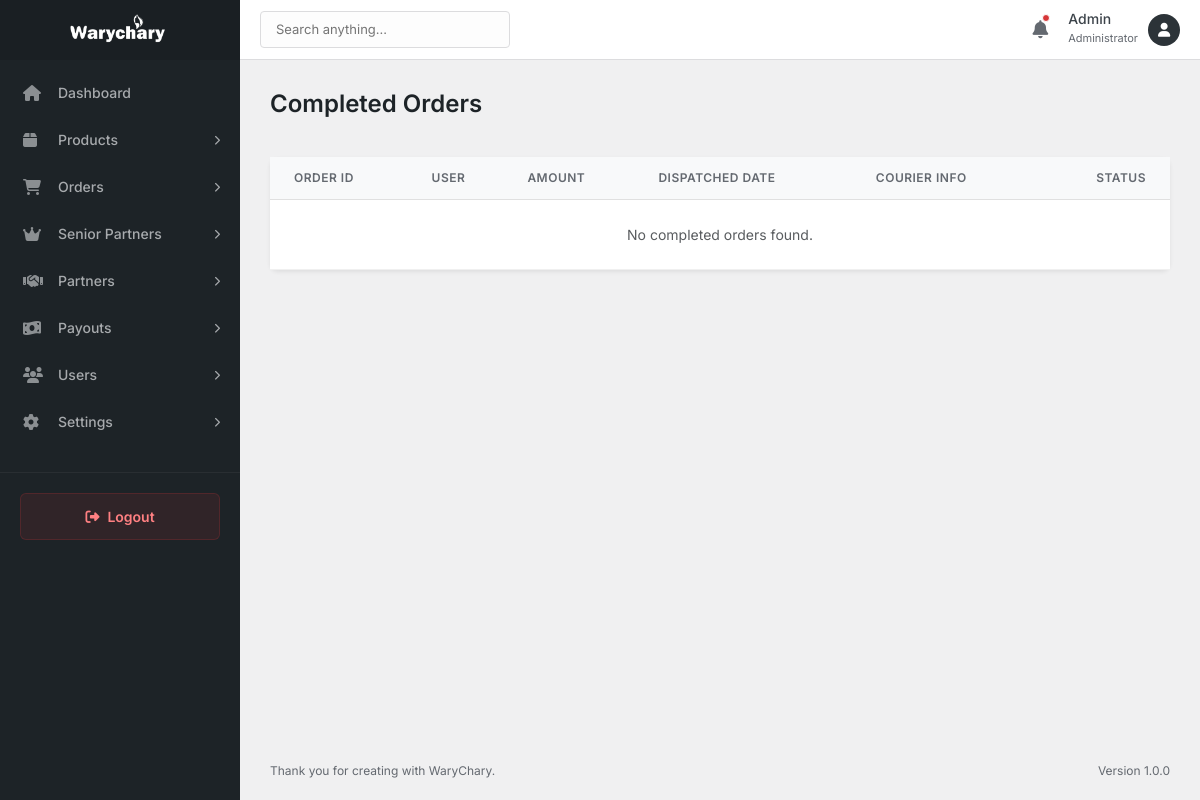
Before: /admin/orders/completed-orders.php (signed in) with the older database file.
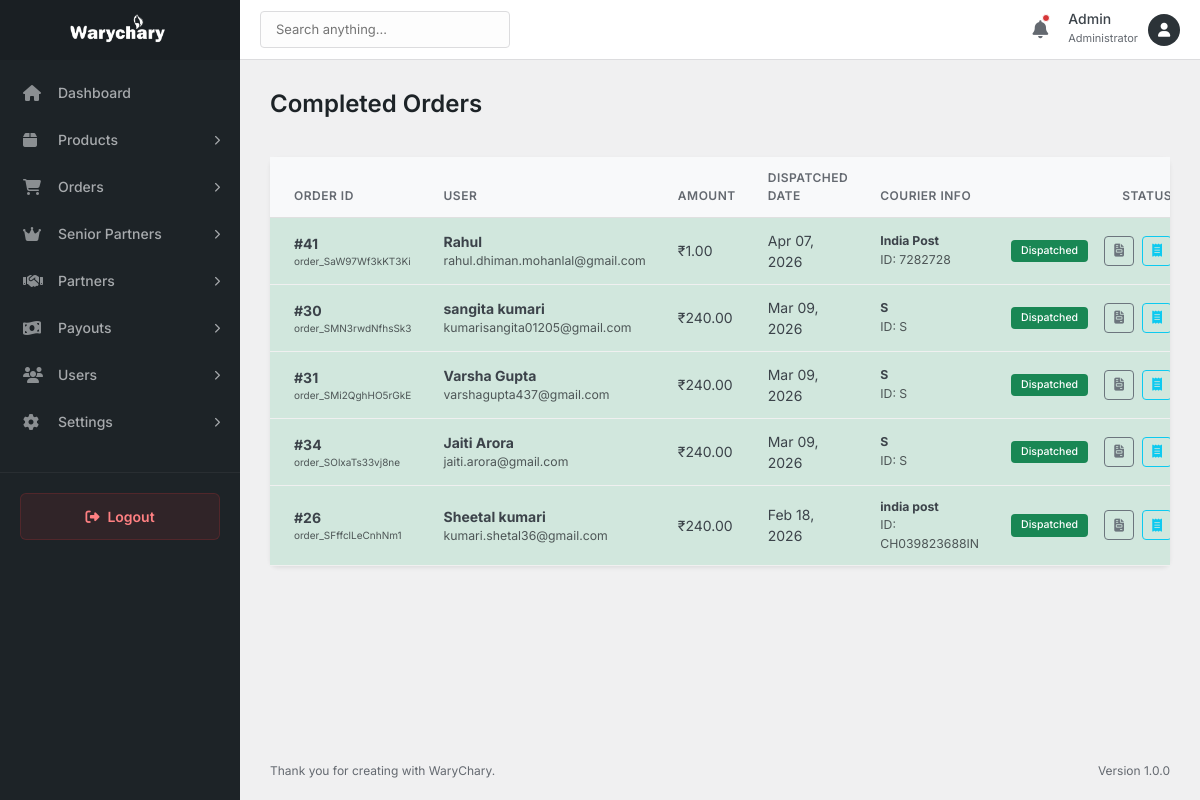
After: the same page with the newer database file.
### tables this page shows
CREATE TABLE `orders` (
  `id` int(11) NOT NULL AUTO_INCREMENT,
  `order_id` varchar(50) NOT NULL,
  `user_id` int(11) DEFAULT NULL,
  `customer_name` varchar(100) NOT NULL,
  `customer_email` varchar(100) NOT NULL,
  `customer_mobile` varchar(20) NOT NULL,
  `shipping_address` text NOT NULL,
  `shipping_city` varchar(100) NOT NULL,
  `shipping_state` varchar(100) NOT NULL,
  `shipping_pincode` varchar(20) NOT NULL,
  `total_amount` decimal(10,2) NOT NULL,
  `payment_status` enum('pending','paid','failed') DEFAULT 'pending',
  `payment_id` varchar(100) DEFAULT NULL,
  `partner_id` int(11) DEFAULT NULL,
  `senior_partner_id` int(11) DEFAULT NULL,
  `created_at` timestamp NULL DEFAULT current_timestamp(),
  `updated_at` timestamp NULL DEFAULT current_timestamp() ON UPDATE current_timestamp(),
  `courier_name` varchar(255) DEFAULT NULL,
  `tracking_id` varchar(255) DEFAULT NULL,
  `dispatched_from` varchar(255) DEFAULT NULL,
  `dispatched_date` datetime DEFAULT NULL,
  `status` varchar(50) DEFAULT 'pending',
  PRIMARY KEY (`id`),
  UNIQUE KEY `order_id` (`order_id`),
  KEY `user_id` (`user_id`),
  KEY `partner_id` (`partner_id`),
  KEY `senior_partner_id` (`senior_partner_id`),
  CONSTRAINT `orders_ibfk_1` FOREIGN KEY (`user_id`) REFERENCES `users` (`id`) ON DELETE SET NULL,
  CONSTRAINT `orders_ibfk_2` FOREIGN KEY (`partner_id`) REFERENCES `partners` (`id`) ON DELETE SET NULL,
  CONSTRAINT `orders_ibfk_3` FOREIGN KEY (`senior_partner_id`) REFERENCES `senior_partners` (`id`) ON DELETE SET NULL
);

CREATE TABLE `users` (
  `id` int(11) NOT NULL AUTO_INCREMENT,
  `partner_id` int(11) DEFAULT NULL,
  `name` varchar(255) NOT NULL,
  `email` varchar(255) NOT NULL,
  `mobile` varchar(20) NOT NULL,
  `gender` enum('Male','Female','Other') NOT NULL,
  `image` varchar(255) DEFAULT NULL,
  `state` varchar(100) NOT NULL,
  `city` varchar(100) NOT NULL,
  `pincode` varchar(20) NOT NULL,
  `address` text NOT NULL,
  `password` varchar(255) NOT NULL,
  `status` enum('active','inactive') DEFAULT 'active',
  `created_at` timestamp NULL DEFAULT current_timestamp(),
  `updated_at` timestamp NULL DEFAULT current_timestamp() ON UPDATE current_timestamp(),
  PRIMARY KEY (`id`),
  UNIQUE KEY `email` (`email`),
  KEY `partner_id` (`partner_id`),
  CONSTRAINT `users_ibfk_1` FOREIGN KEY (`partner_id`) REFERENCES `partners` (`id`) ON DELETE SET NULL
);

### admin/orders/completed-orders.php (the view, shortened to what this page needs)
<?php
$page = 'orders';
$url_prefix = '../';
include_once '../includes/header.php';
$database = new Database();
$db = $database->getConnection();
$limit = 10;
$page_num = isset($_GET['page']) ? (int)$_GET['page'] : 1;
$offset = ($page_num - 1) * $limit;
$sql = "SELECT o.*, u.name as user_name, u.email as user_email
        FROM orders o
        LEFT JOIN users u ON o.user_id = u.id
        WHERE o.dispatched_date IS NOT NULL
        ORDER BY o.dispatched_date DESC
        LIMIT :limit OFFSET :offset";
$stmt = $db->prepare($sql);
$stmt->bindValue(':limit', $limit, PDO::PARAM_INT);
$stmt->bindValue(':offset', $offset, PDO::PARAM_INT);
$stmt->execute();
$orders = $stmt->fetchAll(PDO::FETCH_ASSOC);
?>
<div class="page-header">
    <h1 class="page-title">Completed Orders</h1>
</div>
<div class="card border-0 shadow-sm">
    <div class="card-body p-0">
        <div class="table-responsive">
            <table class="table table-hover align-middle mb-0">
                <thead class="bg-light">
                    <tr>
                        <th class="ps-4">Order ID</th>
                        <th>User</th>
                        <th>Amount</th>
                        <th>Dispatched Date</th>
                        <th>Courier Info</th>
                        <th class="text-end pe-4">Status</th>
                    </tr>
                </thead>
                <tbody>
                    <?php if (count($orders) > 0): ?>
                        <?php foreach ($orders as $order): ?>
                            <tr class="table-success">
                                <td class="ps-4 fw-bold">
                                    #<?php echo htmlspecialchars($order['id']); ?>
                                    <div class="small text-muted fw-normal" style="font-size: 10px;"><?php echo htmlspecialchars($order['order_id']); ?></div>
                                </td>
                                <td>
                                    <div class="d-flex flex-column">
                                        <span class="fw-bold"><?php echo htmlspecialchars($order['user_name']); ?></span>
                                        <small class="text-muted"><?php echo htmlspecialchars($order['user_email']); ?></small>
                                    </div>
                                </td>
                                <td>₹<?php echo number_format($order['total_amount'], 2); ?></td>
                                <td><?php echo date('M d, Y', strtotime($order['dispatched_date'])); ?></td>
                                <td>
                                    <div class="small">
                                        <div><strong><?php echo htmlspecialchars($order['courier_name']); ?></strong></div>
                                        <div class="text-muted">ID: <?php echo htmlspecialchars($order['tracking_id']); ?></div>
                                    </div>
                                </td>
                                <td class="text-end pe-4">
                                    <div class="d-flex gap-2 justify-content-end align-items-center">
                                         <span class="badge bg-success me-2">Dispatched</span>
                                        <a href="download-invoice.php?id=<?php echo $order['id']; ?>" class="btn btn-sm btn-outline-secondary btn-icon" title="Download Invoice" target="_blank">
                                            <i class="fas fa-file-invoice"></i>
                                        </a>
                                        <a href="courier-receipt.php?id=<?php echo $order['id']; ?>" class="btn btn-sm btn-outline-info btn-icon" title="Courier Receipt" target="_blank">
                                            <i class="fas fa-receipt"></i>
                                        </a>
                                    </div>
                                </td>
                            </tr>
                        <?php endforeach; ?>
                    <?php else: ?>
                        <tr>
                            <td colspan="6" class="text-center py-4 text-muted">No completed orders found.</td>
                        </tr>
                    <?php endif; ?>
                </tbody>
            </table>
        </div>
    </div>
</div>
<?php include_once '../includes/footer.php'; ?>

### admin/includes/header.php (shortened to what this page needs)
<!DOCTYPE html>
<html lang="en">
<head>
    <link rel="stylesheet" href="https://cdnjs.cloudflare.com/ajax/libs/font-awesome/6.4.0/css/all.min.css">
    <link href="https://cdn.jsdelivr.net/npm/bootstrap@5.3.0/dist/css/bootstrap.min.css" rel="stylesheet">
    <link rel="stylesheet" href="<?php echo $url_prefix; ?>assets/css/admin.css?v=<?php echo time(); ?>">
</head>
<body>
<div class="admin-wrapper">
    <?php include 'sidebar.php'; ?>
    <main class="admin-main">
        <header class="admin-header">
            <div class="header-left">
                <div class="header-search">
                    <input type="text" placeholder="Search anything...">
                </div>
            </div>
            <div class="header-right">
                <div class="header-icon">
                    <i class="fas fa-bell"></i>
                    <span class="badge-dot"></span>
                </div>
                <div class="user-profile">
                    <div class="user-info">
                        <span>Admin</span>
                        <small>Administrator</small>
                    </div>
                    <div class="user-avatar">
                        <i class="fas fa-user"></i>
                    </div>
                </div>
            </div>
        </header>
        <div class="admin-content">

### admin/includes/sidebar.php (shortened to what this page needs)
<aside class="admin-sidebar">
    <div class="sidebar-header">
        <div class="sidebar-brand">
            <img src="<?php echo $url_prefix; ?>../assets/logo/logo.png" alt="WaryChary Admin" class="sidebar-logo">
        </div>
    </div>
    <ul class="sidebar-menu">
        <li class="menu-item <?php echo ($page == 'dashboard') ? 'active' : ''; ?>">
            <a href="<?php echo $url_prefix; ?>index.php" class="menu-link">
                <div class="menu-text">
                    <i class="fas fa-home"></i> <span>Dashboard</span>
                </div>
            </a>
        </li>
        <li class="menu-item has-submenu">
            <a href="#" class="menu-link">
                <div class="menu-text">
                    <i class="fas fa-box"></i> <span>Products</span>
                </div>
                <i class="fas fa-chevron-right arrow"></i>
            </a>
        </li>
        <li class="menu-item has-submenu">
            <a href="#" class="menu-link">
                <div class="menu-text">
                    <i class="fas fa-shopping-cart"></i> <span>Orders</span>
                </div>
                <i class="fas fa-chevron-right arrow"></i>
            </a>
        </li>
        <li class="menu-item has-submenu">
            <a href="#" class="menu-link">
                <div class="menu-text">
                    <i class="fas fa-crown"></i> <span>Senior Partners</span>
                </div>
                <i class="fas fa-chevron-right arrow"></i>
            </a>
        </li>
        <li class="menu-item has-submenu">
            <a href="#" class="menu-link">
                <div class="menu-text">
                    <i class="fas fa-handshake"></i> <span>Partners</span>
                </div>
                <i class="fas fa-chevron-right arrow"></i>
            </a>
        </li>
        <li class="menu-item has-submenu">
            <a href="#" class="menu-link">
                <div class="menu-text">
                    <i class="fas fa-money-bill-wave"></i> <span>Payouts</span>
                </div>
                <i class="fas fa-chevron-right arrow"></i>
            </a>
        </li>
        <li class="menu-item has-submenu">
            <a href="#" class="menu-link">
                <div class="menu-text">
                    <i class="fas fa-users"></i> <span>Users</span>
                </div>
                <i class="fas fa-chevron-right arrow"></i>
            </a>
        </li>
        <li class="menu-item has-submenu">
            <a href="#" class="menu-link">
                <div class="menu-text">
                    <i class="fas fa-cog"></i> <span>Settings</span>
                </div>
                <i class="fas fa-chevron-right arrow"></i>
            </a>
        </li>
    </ul>
    <div class="sidebar-footer">
        <a href="<?php echo $url_prefix; ?>logout.php" class="btn-logout">
            <i class="fas fa-sign-out-alt"></i> <span>Logout</span>
        </a>
    </div>
</aside>

### admin/includes/footer.php (shortened to what this page needs)
        </div>
        <footer class="admin-footer">
            <div class="footer-left">
                Thank you for creating with <a href="#">WaryChary</a>.
            </div>
            <div class="footer-right">
                Version 1.0.0
            </div>
        </footer>
    </main>
</div>
</body>
</html>

Changed rows visible on the page:
added orders: id "41", order "order_SaW97Wf3kKT3Ki", user.name "Rahul", user.email "rahul.dhiman.mohanlal@gmail.com", total_amount "1.00", dispatched_date "Apr 07, 2026", courier_name "India Post", tracking "7282728"
added orders: id "30", order "order_SMN3rwdNfhsSk3", user.name "sangita kumari", user.email "kumarisangita01205@gmail.com", total_amount "240.00", dispatched_date "Mar 09, 2026", courier_name "S", tracking "S"
added orders: id "31", order "order_SMi2QghHO5rGkE", user.name "Varsha Gupta", user.email "varshagupta437@gmail.com", total_amount "240.00", dispatched_date "Mar 09, 2026", courier_name "S", tracking "S"
added orders: id "34", order "order_SOlxaTs33vj8ne", user.name "Jaiti Arora", user.email "jaiti.arora@gmail.com", total_amount "240.00", dispatched_date "Mar 09, 2026", courier_name "S", tracking "S"
added orders: id "26", order "order_SFffclLeCnhNm1", user.name "Sheetal kumari", user.email "kumari.shetal36@gmail.com", total_amount "240.00", dispatched_date "Feb 18, 2026", courier_name "india post", tracking "CH039823688IN"
Other visible differences:
text no longer shown: "No completed orders found."
